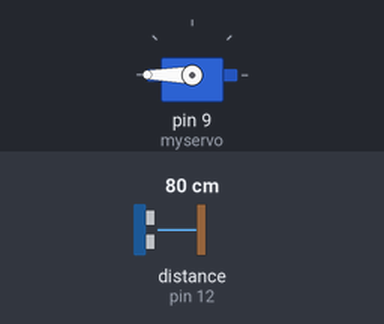
This sketch was run on a simulated Arduino Uno, built with avr-gcc and run on an emulated ATmega328P. Shown: servo. Wiring (inferred from the names in the program): ultrasonic range finder: trigger pin 13; echo pin 12. Inputs (shaded band) come from the test bench; at power-on: distance to the obstacle (sensor on pin 12) 80 cm. The echo pulse lasts 58.3 µs per cm; what the sketch prints to the serial monitor is not drawn.

Above: at 1.2 s.
1.3 s: distance to the obstacle (sensor on pin 12) set to 2 cm
4.3 s: distance to the obstacle (sensor on pin 12) set to 4 cm
Timing chart, 0 to 12.5 s (numbered marks = the images above; inputs shaded):
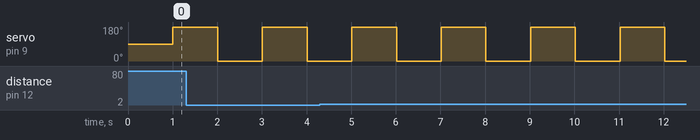

The sketch:

slip2InOut_arduinoIDEdigital_sensor.ino
```cpp
// Variables globales
// Ces variables servent à l'encodage en SLIP.
#define trigPin 13
#define echoPin 12
//#define trigPin2 7
//#define echoPin2 6
#include <Servo.h>

Servo myservo;  // create servo object to control a servo
// twelve servo objects can be created on most boards

int pos = 0;    // variable to store the servo position
unsigned long previousMillis = 0;        // will store last time LED was updated

// constants won't change:
const long interval = 1000;

const byte END=192;
const byte ESC=219;
const byte ESC_END=220;
const byte ESC_ESC=221;

const int sensorPin = 0; //L'entrée analogique utilisée.
const int sensorPin2 = 1; //L'entrée analogique utilisée.
const int outPins[] = { 9, 10, 11 }; // Les pins utilisées en sortie (PWM).

// La taille maximum d'un paquet SLIP.  Ce nombre doit être plus grande que le
// paquet le plus grand attendu.
byte slipPacket[256]; // Cet array contiendra le paquet SLIP reçu.

void setup() {
  Serial.begin(115200);


  pinMode(trigPin, OUTPUT);
  pinMode(echoPin, INPUT);
  //pinMode(trigPin2, OUTPUT);
  //pinMode(echoPin2, INPUT);
  myservo.attach(9);  // attaches the servo on pin 9 to the servo object
}

void loop() {

   unsigned long currentMillis = millis();

    if (currentMillis - previousMillis >= interval) {
      previousMillis = currentMillis;

      if (pos < 180) {
        pos += 180;
       myservo.write(pos);
      } else if (pos > 180 || pos > 0 ) {
       pos -= 180;
       myservo.write(pos);
     }
   }


    //  for (pos = 0; pos <= 180; pos += 30) { // goes from 0 degrees to 180 degrees
    // in steps of 1 degree
      //myservo.write(pos);              // tell servo to go to position in variable 'pos'
   // delay(15);                       // waits 15ms for the servo to reach the position
 // }
    //  for (pos = 180; pos >= 0; pos -= 30) { // goes from 180 degrees to 0 degrees
     // myservo.write(pos);              // tell servo to go to position in variable 'pos'
   // delay(15);                       // waits 15ms for the servo to reach the position
 //}
//}
  long duration, distance;
  //duration2, distance2;
  digitalWrite(trigPin, LOW);
  delayMicroseconds(2);
  digitalWrite(trigPin, HIGH);
  delayMicroseconds(10);
  digitalWrite(trigPin, LOW);
  duration = pulseIn(echoPin, HIGH);
  distance = (duration/2) / 29.1;
  //digitalWrite(trigPin2, LOW);
  //delayMicroseconds(2);
  //digitalWrite(trigPin2, HIGH);
  //delayMicroseconds(10);
  //digitalWrite(trigPin2, LOW);
  //duration = pulseIn(echoPin2, HIGH);
  //distance2 = (duration2/2) / 29.1;
  if (distance >= 700 || distance <= 0)
  //if (distance2 >= 700 || distance2 <= 0)
  {
    Serial.write(END);   // On commence le paquet.
    SLIPSerialWrite(700 >> 8);
    SLIPSerialWrite(700 & 255);
    Serial.write(END);
  }
  else
  {
    // On lit le capteur et on envoie un paquet SLIP.
    Serial.write(END);   // On commence le paquet.
    SLIPSerialWrite( byte(distance >> 8) );  // On envoie le MSB
    SLIPSerialWrite( byte(distance & 255) ); // On envoie le LSB
    //SLIPSerialWrite( byte(distance2 >> 8) );  // On envoie le MSB
    //SLIPSerialWrite( byte(distance2 & 255) );
    Serial.write(END);   // On termine le paquet.
  }


	delay(3);  // On attend un peu pour le port série et l'ADC.
}

//Fonction pour encoder les paquets SLIP.
void SLIPSerialWrite(byte value){
  if(value == END) { // Si c'est la valeur 192, on remplace par 219 et 220.
    Serial.write(ESC);
    Serial.write(ESC_END);
    return;
  } else if (value == ESC) {  // Si c'est la valeur 219, on fait suivre un 221.
    Serial.write(ESC);
    Serial.write(ESC_ESC);
    return;
  } else { // On envoie toutes les autres valeurs normalement.
    Serial.write(value);
    return;
  }
}

// Fonction pour recevoir et décoder les paquets SLIP.
// Retourne la taille du paquet SLIP.
// Prend un paramètre: le tableau (array) d'octets (bytes) qui contiendra le paquet SLIP.
int SLIPSerialRead(byte * slipPacket) {
	int packetIndex = 0;  // L'index du paquet SLIP reçu.  Cette valeur sera
	// incrémentée à chaque octet reçu.  Elle sera remise à
	// zéro quand un paquet SLIP sera complet.

	// Deux témoins (flags)
	boolean escape = false; // Ce témoin devient vrai quand un octet ESC
	// est reçu.  Il redevient faux quand l'octet
	// suivant (ESC_ESC ou ESC_END) est reçu.
	boolean packetComplete = false; // Ce témoin devient vrai quand un
	// paquet SLIP est complet,
	// c'est-à-dire quand l'octet END est
	// reçu.

  // S'il n'y a rien sur le port série, on retourne zéro immédiatement.
  if ( Serial.available() == 0 ) {
    return 0;
  }

  // S'il y a quelque chose, on attend un paquet complet.
	while( !packetComplete ) {
		if( Serial.available() > 0) {
			byte b = Serial.read();
			if (escape) { // Si l'octet précédent était ESC (219)
				if (b == ESC_END) {  // On ajoute END (192)...
					slipPacket[packetIndex] = END;
				} else if (b == ESC_ESC) { // ...ou ESC (219)
					slipPacket[packetIndex] = ESC;
				}
				packetIndex++;
				escape = 0; // On remet le témoin escape à faux.
			} else if (b == END) { // Le paquet est terminé.
				packetComplete = true;  // Le témoin packetComplete est maintenant vrai.
			} else if (b == ESC) { // Si l'octet est ESC (219)
				escape = 1; // Le témoin escape est maintenant vrai. (On n'incrémente pas packetIndex.)
			} else { // Cas normal.
				slipPacket[packetIndex] = b; // On ajoute l'octet au paquet et
				packetIndex ++; // on incrémente packetIndex.
			}
		}
	}
  // On retourne la taille du paquet.
  return packetIndex;
}
```

Measured:
- by itself, servo on pin 9 (myservo): alternates 180° for 1.0 s and 0° for 1.0 s
